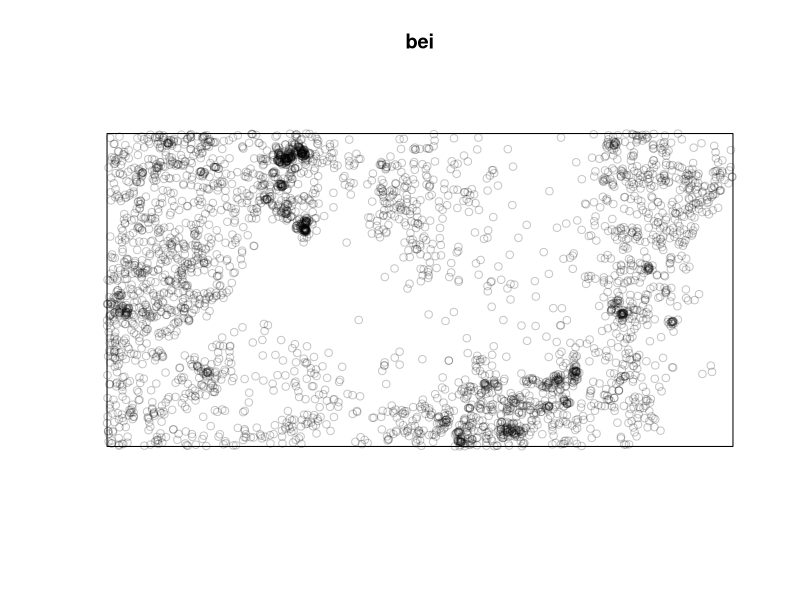
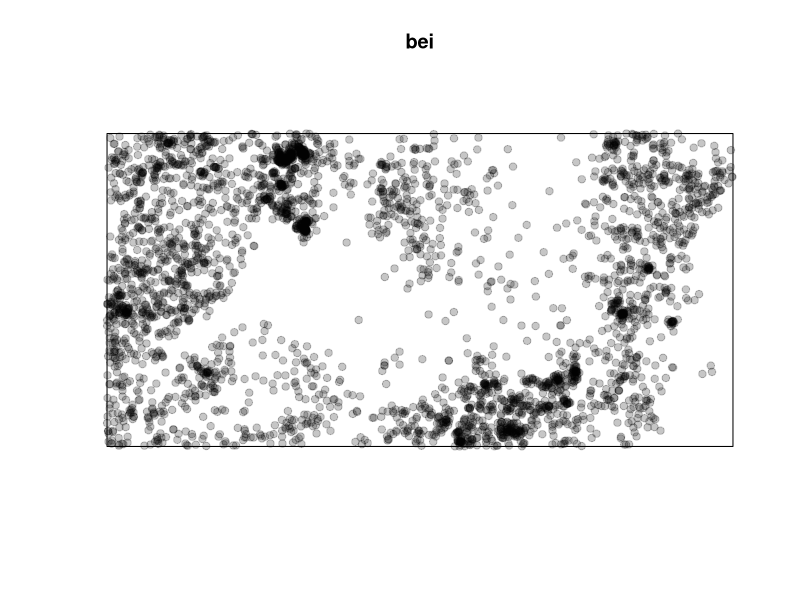
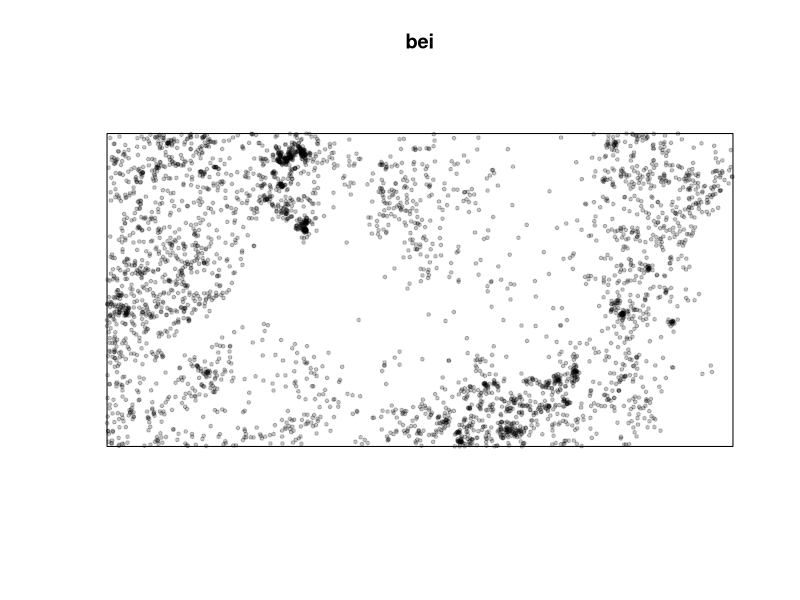
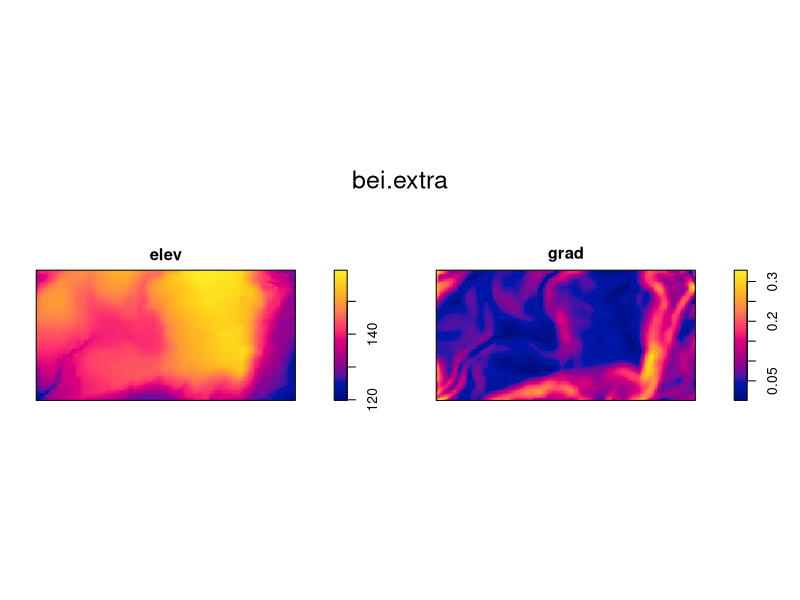
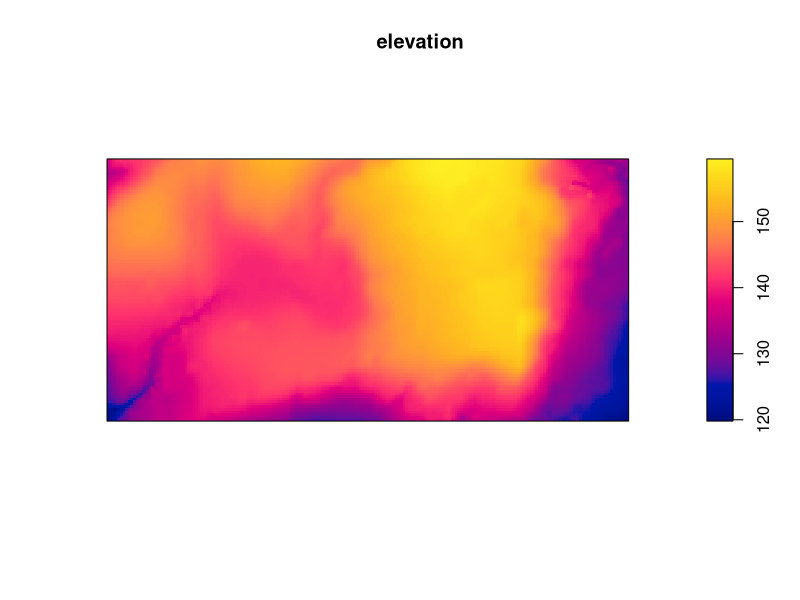
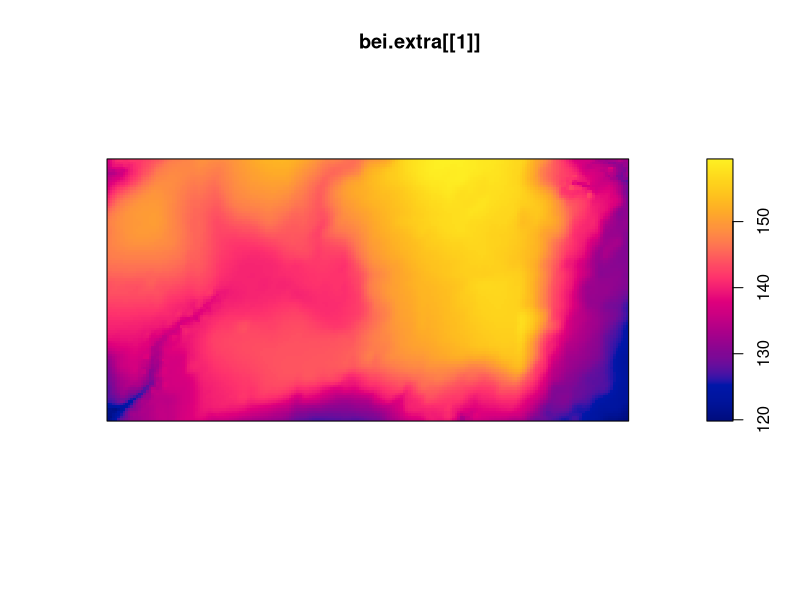
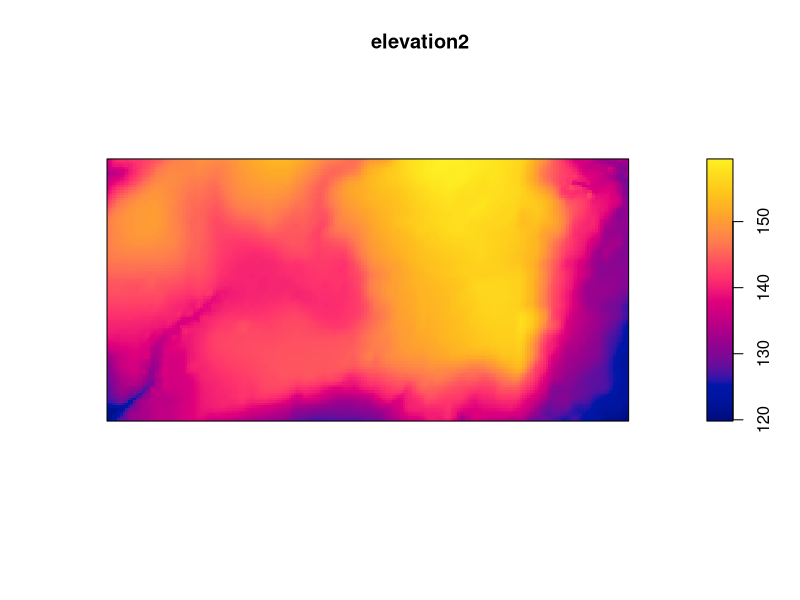
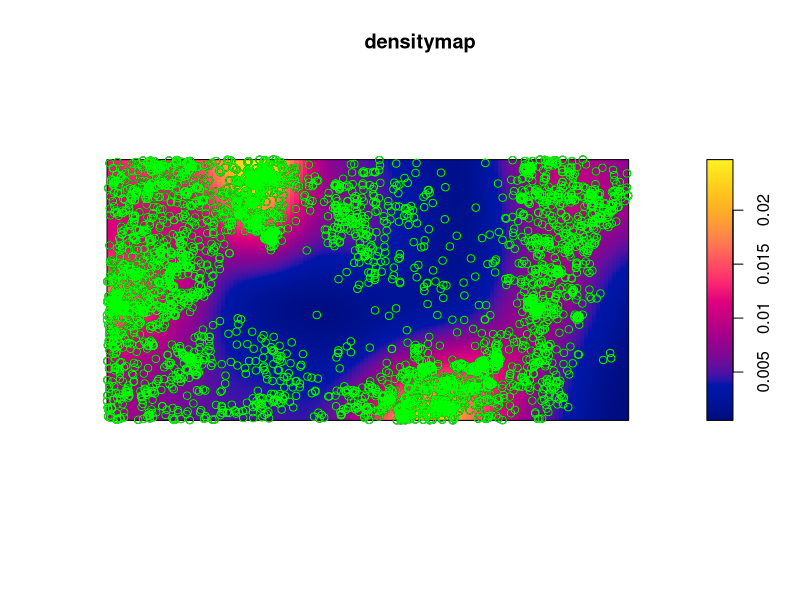

The R source for these figures, in order:
# How to calculate density of individuals in the population

# to import a packages install.packages is the function to use
# let's use the function
install.packages("spatstat") # "" protects from exit R in and out of package

# to use the package library () without quotes because it's already in R now
# recalling the package
library(spatstat)

# use dataset bei in R: it tells how many points in the database and some info on window 
bei

# to get a plot a visual perception of dataset
plot(bei)

# let's change the graph w/ closed dots
plot(bei, pch=19) # remember to put space between argumets but avoid between brakes and function

plot(bei, pch=19, cex=.5)

# we can figure out how they are dispersed but not why they are so 

# additional dataset for covariates soil types, temperature, etc. 
bei.extra # list of pixel images raster type

plot(bei.extra)

# let's look at elev (elevation) so we extract one of the two image which are elements
# extracting data assigning an element to object elevation and linking elev to bei.extra using $ as a "rope" 
elevation <- bei.extra$elev

# then i plot only elev
plot(elevation)

# i just want the first element from bei.extra using [[]] and a number 1 without using $

elevation2 <- bei.extra[[1]]

# or if i have just an object 

plot(bei.extra[[1]]) # [[]] more powerful because i dont'have to remember the name of the element i need
plot(elevation2)


# density is the function inside spatstat to calculate density of population
# let's build a density map starting from points
density(bei) 

# put density in an obj
densitymap <- density(bei)
densitymap # so every pixel has points inside
plot(densitymap)

# Is there a possibility to show togheter the map of density and the original points?
points(bei) # puts points on prevoius graph plot (densitymap)
points(bei, col="green")

######DAY2
# multiframe with par.function

par(mfrow=c(1,2)) # 1 and 2 are elements of the same arrow 

#now put sets in the elements

plot(elevation2)
plot(densitymap)
# the order is set like this sx elev2 a dx density
# if i want one above the other i'd have 2 rows and 1 coloumn
 par(mfrow=c(2,1))

#if i want again just one map at the centre of the screen and not above or at a side
# i use dev.off() control multiple devides. destroys the device null device

dev.off()

#changing colours to map
cl <- colorRampPalette(c("red", "orange", "yellow")) (3)
# watch out capital letters 
# elements of the same arrow so use c()
# stating (3) is for gradients but the gradients are written like taht in brakets
# assign it to an obj
plot(densitymap, col=cl)

# let's increase the amount of gradients 
cl <- colorRampPalette(c("red", "orange", "yellow")) (100)

# exercise: change teh color ramp palette using different colors 
# search colors in R Columbia university for gradients

# exercise: build a multiframe and plot the densitymapwith two different color ramp palette
par(mfrow=c(1,2))
cl <- colorRampPalette(c("palegreen", "purple3", "orange3")) (100)
plot(densitymap, col=cl)
cl <- colorRampPalette(c("olivedrab2", "orange1", "red3")) (100)
plot(densitymap, col=cl)

# dev.off() to kill everything
